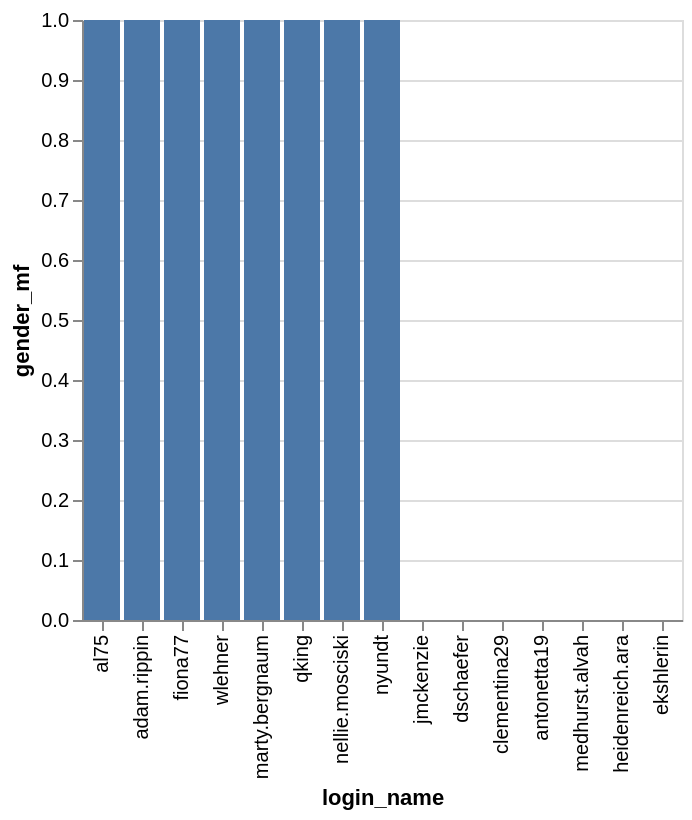

Here is the Vega-Lite specification saved for this chart:
### Vega-Lite specification from a JSON file in a GitHub repository (floating-point values rounded to 4 significant figures)
{"data": {"values": [{"x_data": "al75", "y_data": 1}, {"x_data": "jmckenzie", "y_data": 0}, {"x_data": "dschaefer", "y_data": 0}, {"x_data": "clementina29", "y_data": 0}, {"x_data": "adam.rippin", "y_data": 1}, {"x_data": "fiona77", "y_data": 1}, {"x_data": "antonetta19", "y_data": 0}, {"x_data": "wlehner", "y_data": 1}, {"x_data": "medhurst.alvah", "y_data": 0}, {"x_data": "marty.bergnaum", "y_data": 1}, {"x_data": "qking", "y_data": 1}, {"x_data": "heidenreich.ara", "y_data": 0}, {"x_data": "ekshlerin", "y_data": 0}, {"x_data": "nellie.mosciski", "y_data": 1}, {"x_data": "nyundt", "y_data": 1}]}, "mark": "bar", "encoding": {"x": {"field": "x_data", "type": "nominal", "title": "login_name", "sort": {"op": "sum", "field": "y_data", "order": "descending"}}, "y": {"field": "y_data", "type": "quantitative", "title": "gender_mf"}}}
